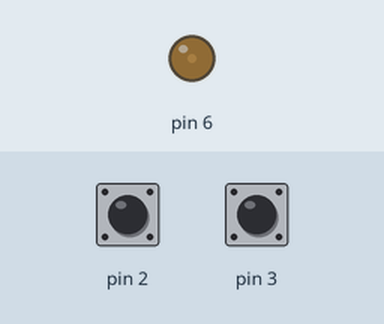
This sketch was run on a simulated Arduino Uno, built with avr-gcc and run on an emulated ATmega328P. Parts: output pins drawn as LEDs (lit = HIGH). The inputs (shaded band) are chosen by the test bench; at power-on: pin 2 HIGH, pin 3 HIGH.

Above: at 1.2 s.
1.3 s: pin 2 pulled LOW for 1 s
At 3.5 s:
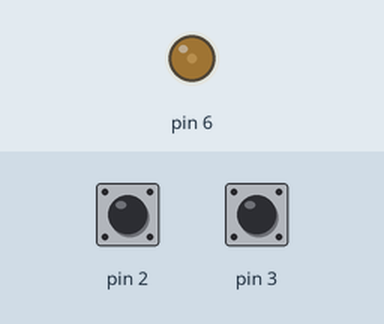
3.8 s: pin 2 pulled LOW for 0.15 s
At 4.4 s:
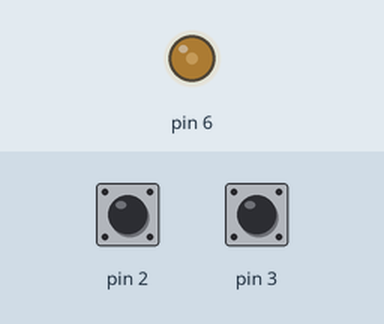
5.4 s: pin 3 pulled LOW for 0.15 s
At 6.7 s:
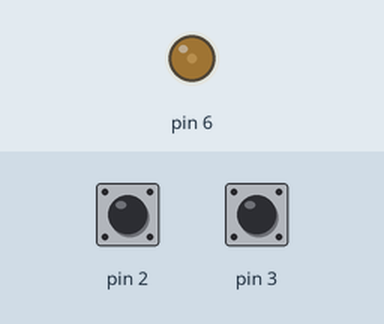
7.0 s: pin 2 pulled LOW for 3.2 s
At 11.0 s:
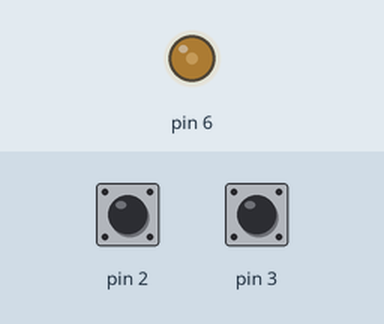
11.7 s: pin 2 pulsed LOW 5 times (0.12 s each, 0.3 s apart)
At 13.6 s:
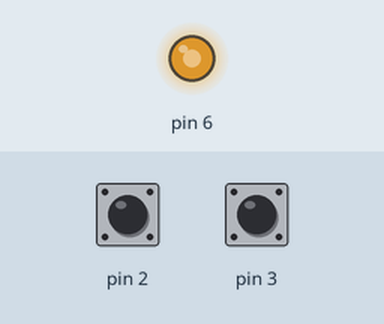
14.7 s: pin 2 pulled LOW for 1 s
At 16.4 s:
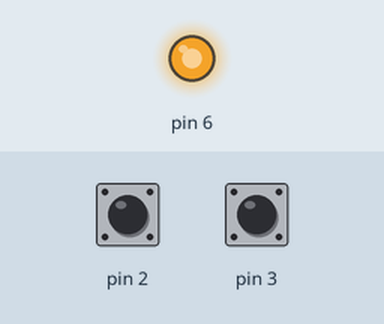
Timing chart, 0 to 17.9 s (numbered marks = the images above; inputs shaded):
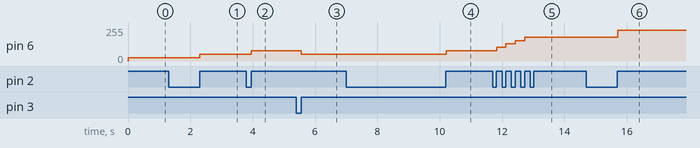

The sketch:

pinInterruptLEDBrightness.ino
```cpp
// Andrew Serra
// 02-21-2020
// Description: Change the brightness of the LED
//              if switch buttons are pressed

// Pin 2 - Switch button to increase
// Pin 3 - Switch button to decrease
// Pin 6 - OCR0A output for LED brightness

volatile int countPercentage = 10;
int prevCountPercentage;

boolean isNewPercentage = false;

// Calculate the count value from the percentage
int calcCountFromPerc(int perc) {
  return int(256 * perc / 100);
}

void setup() {
  // Clear pin 2 and 3 for input switch button
  DDRD &= 0xF3;
  // Set pin 6 for OCR0A output LED pin 6
  DDRD |= 0x40;

  // Set input pullups for switch buttons
  PORTD |= 0x0C;

  // Mode 7 - Prescale 256
  TCCR0A = 0b10100011;
  TCCR0B = 0b00000100;

  // Start at 10% brightness
  OCR0A = calcCountFromPerc(10);

  EICRA |= 0x0F; // Rising edge detection

  cli();
  EIMSK = 0x03;  // Set the external interrupt
  sei();
}

void loop() {
  isNewPercentage = prevCountPercentage != countPercentage;
  prevCountPercentage = countPercentage;

  // Increment only if the percentage just changed
  if(isNewPercentage){
    OCR0A = calcCountFromPerc(countPercentage);
  }
}

ISR(INT0_vect) {
  if(countPercentage < 90) {
    countPercentage += 10;
  }
}

ISR(INT1_vect) {
  if(countPercentage > 10) {
    countPercentage -= 10;
  }
}
```

Measured:
- after the input at 1.3 s, pin 6: 25/255 → 51/255 after 1.0 s
- after the input at 3.8 s, pin 6: 51/255 → 76/255 after 0.15 s
- after the input at 5.4 s, pin 6: 76/255 → 51/255 after 0.15 s
- after the input at 7.0 s, pin 6: 51/255 → 76/255 after 3.2 s
- after the input at 11.7 s, pin 6: 76/255 → 102/255 after 0.12 s, → 128/255 0.30 s later, → 153/255 0.30 s later, → 179/255 0.30 s later
- after the input at 14.7 s, pin 6: 179/255 → 230/255 after 1.0 s
